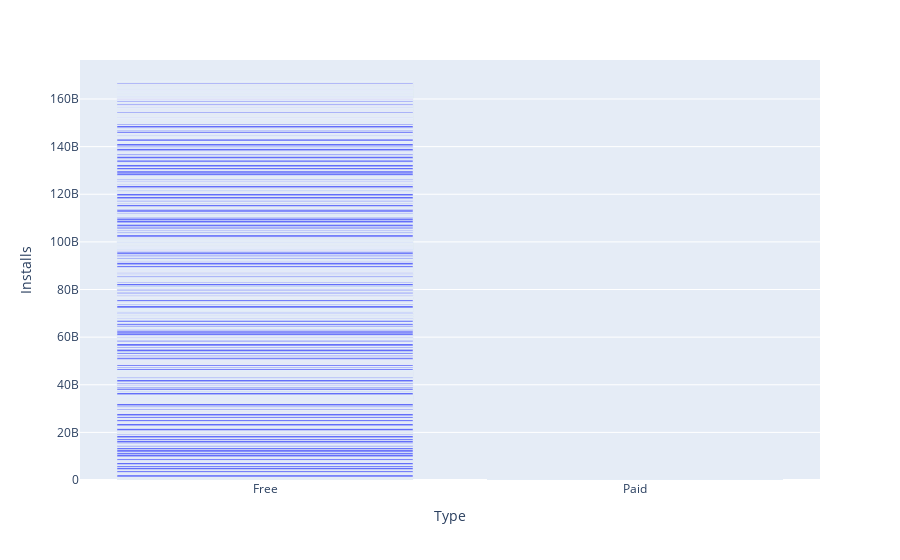

Notebook code for this chart:
### Markdown cell above
**Type vs Installs**

### Code cell
px.bar(data_frame=data,x='Type',y='Installs')

### Figure 1 — Plotly figure (JSON) as saved in the notebook; plotly's stock layout.template omitted (floating-point values rounded to 4 significant figures; data arrays with more than 128 entries replaced by an {"elided": "..."} marker saying what was removed)
{"data": [{"alignmentgroup": "True", "hovertemplate": "Type=%{x}<br>Installs=%{y}<extra></extra>", "legendgroup": "", "marker": {"color": "#636efa", "pattern": {"shape": ""}}, "name": "", "offsetgroup": "", "orientation": "v", "showlegend": false, "textposition": "auto", "type": "bar", "x": {"elided": "10840 str values"}, "xaxis": "x", "y": {"elided": "10840 int values"}, "yaxis": "y"}], "layout": {"barmode": "relative", "legend": {"tracegroupgap": 0}, "margin": {"t": 60}, "xaxis": {"anchor": "y", "domain": [0, 1], "title": {"text": "Type"}}, "yaxis": {"anchor": "x", "domain": [0, 1], "title": {"text": "Installs"}}}}
